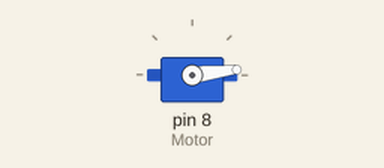
Bench run of a sketch on a simulated Arduino Uno, built with avr-gcc and run on an emulated ATmega328P. Parts: servo.

Above: at 0.05 s.
At 0.4 s:
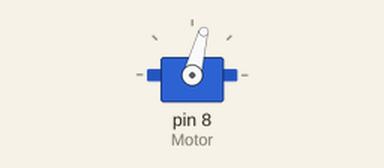
At 0.75 s:
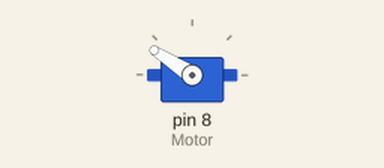
At 1.5 s:
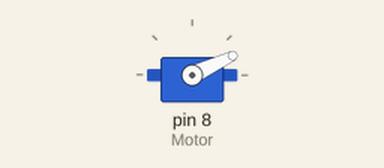
Timing chart, 0 to 3.7 s (numbered marks = the images above):
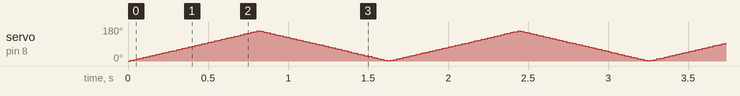

The sketch:

Olhos_Sapo.ino
```cpp
// (licence header left out)
// THE SOFTWARE IS PROVIDED "AS IS", WITHOUT WARRANTY OF ANY KIND, EXPRESS OR
// IMPLIED, INCLUDING BUT NOT LIMITED TO THE WARRANTIES OF MERCHANTABILITY,
// FITNESS FOR A PARTICULAR PURPOSE AND NONINFRINGEMENT. IN NO EVENT SHALL THE
// AUTHORS OR COPYRIGHT HOLDERS BE LIABLE FOR ANY CLAIM, DAMAGES OR OTHER
// LIABILITY, WHETHER IN AN ACTION OF CONTRACT, TORT OR OTHERWISE, ARISING FROM,
// OUT OF OR IN CONNECTION WITH THE SOFTWARE OR THE USE OR OTHER DEALINGS IN THE
// SOFTWARE.

#include <Servo.h>

Servo Motor;
int Posicao;

void setup(){
  Motor.attach(8);
}

void loop(){

    for (Posicao = 0; Posicao < 160; Posicao += 1)
 {
  Motor.write(Posicao);
  delay(5);
 }
  for (Posicao = 160; Posicao > 0; Posicao -= 1){
   Motor.write(Posicao);
  delay(5);
  }
}
```
